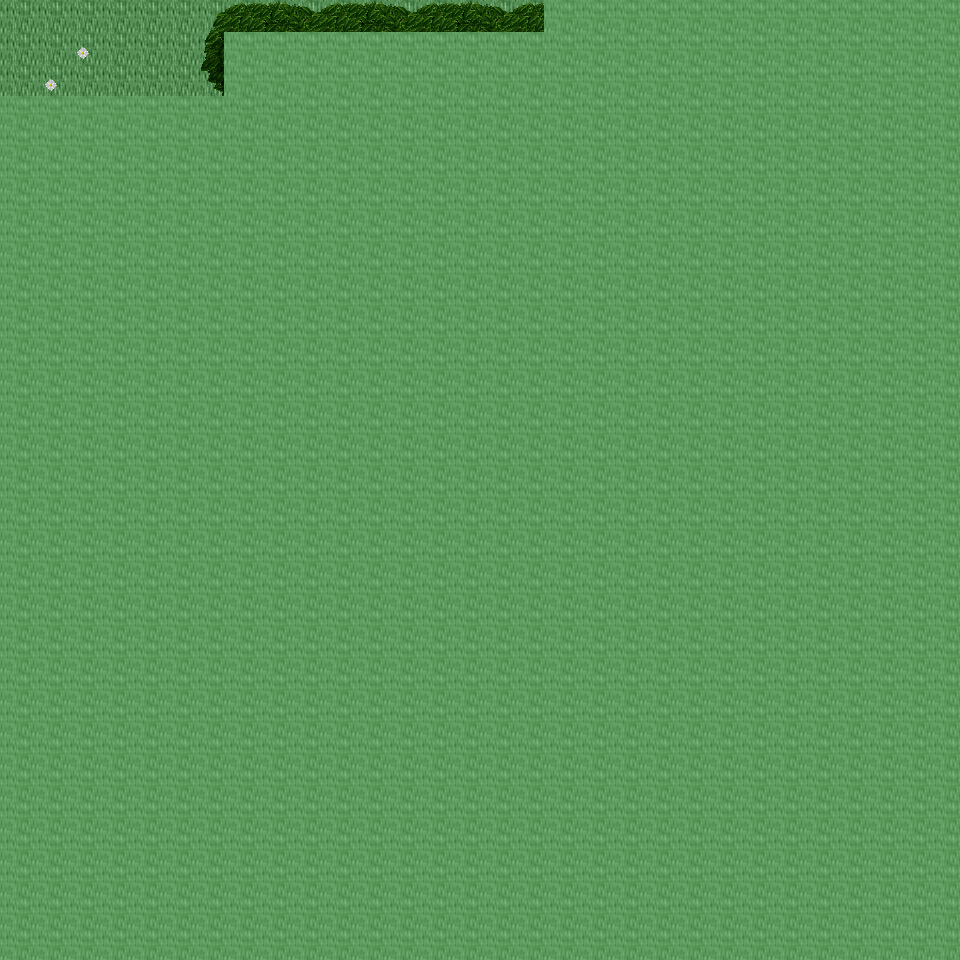

A 2D game scene composited from a Tiled map and its tileset images. What follows is a short description and the map's XML, with each tile layer's data collapsed to a summary:
An orthogonal 30x30 tile map with 32x32 px tiles, 6 tile layers (Ground, Object, Object2, Above, ...), 7 tilesets and 2 objects (2x mapchange).

<map version="1.0" orientation="orthogonal" renderorder="right-down" width="30" height="30" tilewidth="32" tileheight="32" nextobjectid="3">
  <tileset firstgid="1" name="tileset_ground_ground" tilewidth="32" tileheight="32" tilecount="33" columns="3">
    <image source="../drawable/tileset_ground_ground.png" width="96" height="352" />
  </tileset>
  <tileset firstgid="34" name="tileset_plant_grasses" tilewidth="32" tileheight="32" tilecount="6" columns="3">
    <image source="../drawable/tileset_plant_grasses.png" width="96" height="64" />
  </tileset>
  <tileset firstgid="40" name="tileset_plant_flower_daisy_white" tilewidth="32" tileheight="32" tilecount="8" columns="2">
    <image source="../drawable/tileset_plant_flower_daisy_white.png" width="64" height="128" />
  </tileset>
  <tileset firstgid="48" name="tileset_plant_flower_daisy_yellow" tilewidth="32" tileheight="32" tilecount="8" columns="2">
    <image source="../drawable/tileset_plant_flower_daisy_yellow.png" width="64" height="128" />
  </tileset>
  <tileset firstgid="56" name="tileset_plant_bush_bushes" tilewidth="32" tileheight="32" tilecount="10" columns="5">
    <image source="../drawable/tileset_plant_bush_bushes.png" width="160" height="64" />
  </tileset>
  <tileset firstgid="66" name="tileset_plant_tree_tree_darkgreen" tilewidth="32" tileheight="32" tilecount="88" columns="8">
    <image source="../drawable/tileset_plant_tree_tree_darkgreen.png" width="256" height="352" />
  </tileset>
  <tileset firstgid="154" name="tileset_logic_collision" tilewidth="32" tileheight="32" tilecount="1" columns="1">
    <image source="../drawable/tileset_logic_collision.png" width="32" height="32" />
  </tileset>
  <layer name="Ground" width="30" height="30">
    <data>[900 cells, 120 non-empty, 1 distinct tile ids]</data>
  </layer>
  <layer name="Object" width="30" height="30">
    <data>[900 cells, 7 non-empty, 1 distinct tile ids]</data>
  </layer>
  <layer name="Object2" width="30" height="30">
    <data>[900 cells, 5 non-empty, 5 distinct tile ids]</data>
  </layer>
  <layer name="Above" width="30" height="30">
    <data>[900 cells, 102 non-empty, 21 distinct tile ids]</data>
  </layer>
  <layer name="Above2" width="30" height="30">
    <data>[900 cells, 4 non-empty, 2 distinct tile ids]</data>
  </layer>
  <layer name="Walkable" width="30" height="30">
    <data>[900 cells, 869 non-empty, 1 distinct tile ids]</data>
  </layer>
  <objectgroup name="MapEvents">
    <object id="1" name="north" type="mapchange" x="0" y="0" width="544" height="32">
      <properties>
        <property name="map" value="0_ados_mountain_n2_w2_x0_y1" />
        <property name="place" value="south" />
      </properties>
    </object>
    <object id="2" name="west" type="mapchange" x="0" y="0" width="32" height="96">
      <properties>
        <property name="map" value="0_deniran_forest_n2_w_x0_y2" />
        <property name="place" value="east" />
      </properties>
    </object>
  </objectgroup>
</map>
